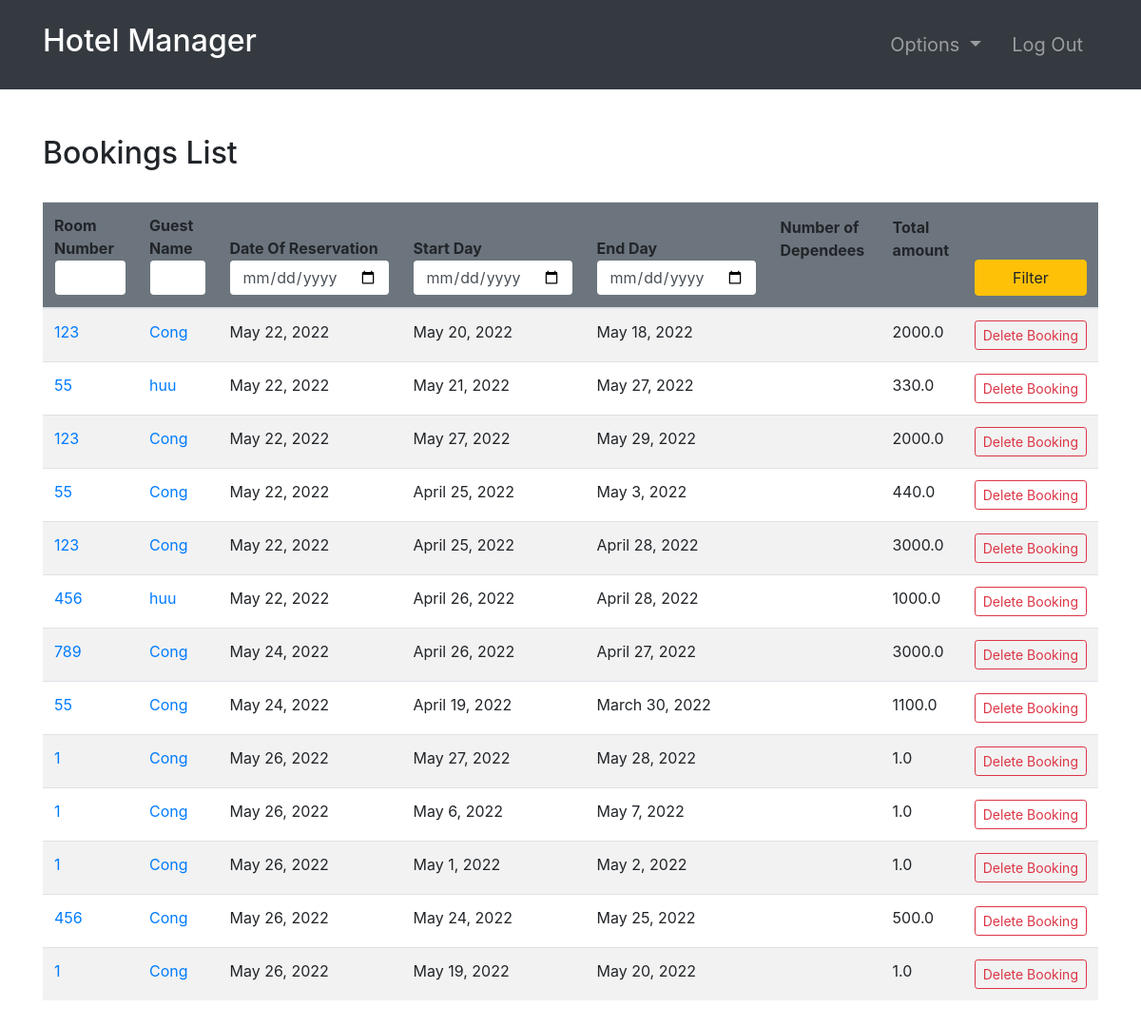
/bookings/ (signed in), run on an earlier commit of the app's database.
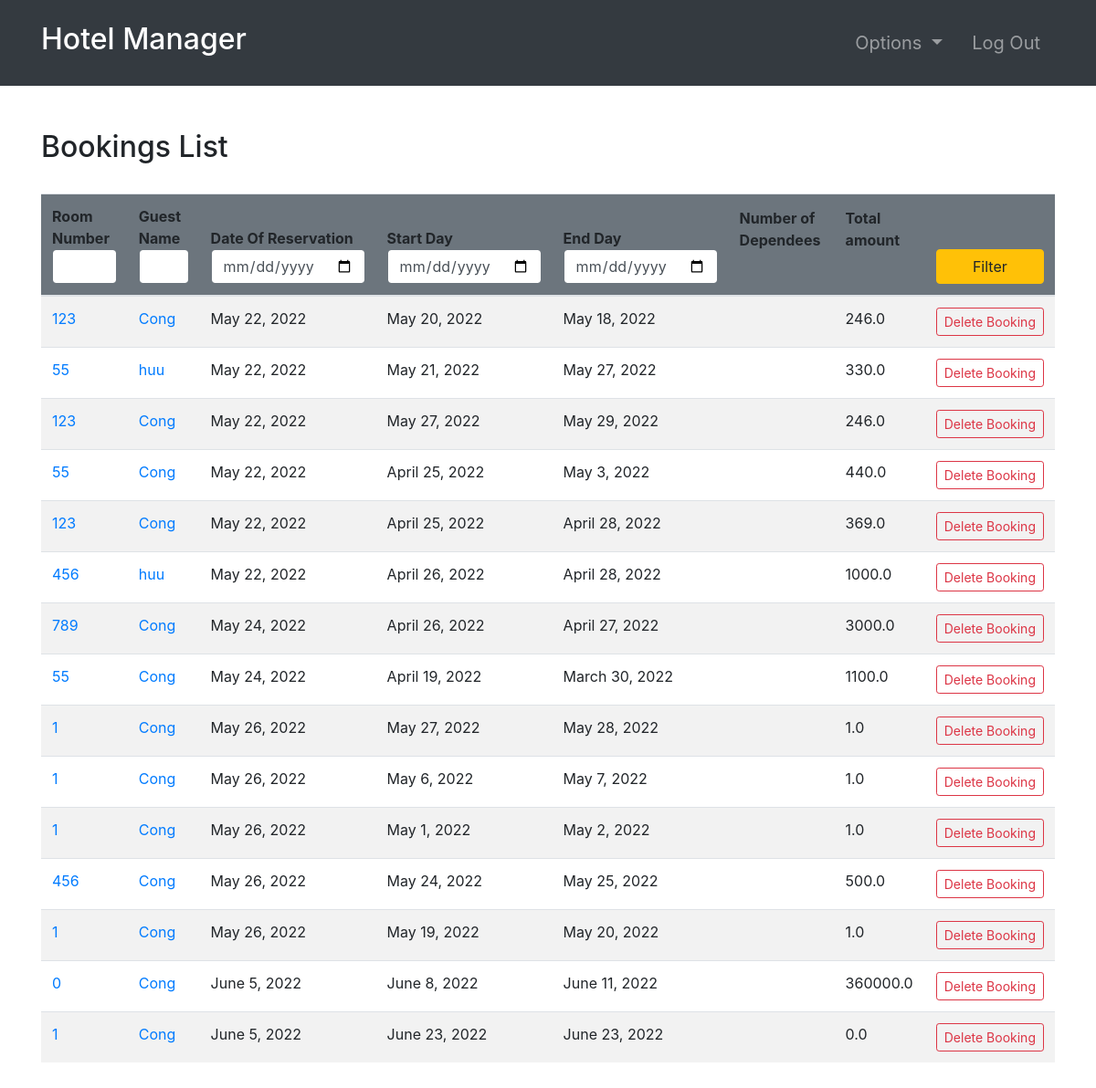
And on a later commit of the database.
### room/models.py (models this page shows, shortened)
class Booking(models.Model):
    roomNumber = models.ForeignKey(Room, on_delete=models.CASCADE)
    guest = models.ForeignKey(Guest, null=True, on_delete=models.CASCADE)
    dateOfReservation = models.DateField(default=timezone.now)
    startDate = models.DateField()
    endDate = models.DateField()

class Room(models.Model):
    ROOM_TYPES = (
        ('A', 'A'),
        ('B', 'B'),
        ('C', 'C'),
    )
    number = models.IntegerField(primary_key=True)
    capacity = models.SmallIntegerField()
    numberOfBeds = models.SmallIntegerField()
    roomType = models.CharField(max_length=20, choices=ROOM_TYPES)
    price = models.FloatField()
    statusStartDate = models.DateField(null=True)
    statusEndDate = models.DateField(null=True)

### accounts/models.py (models this page shows, shortened)
class Guest(models.Model):
    user = models.OneToOneField(User, null=True, on_delete=models.CASCADE)
    phoneNumber = PhoneNumberField(unique=True)

### room/views.py (the view, shortened to what this page needs)
# urls.py: path('bookings/', bookings, name="bookings"),
@login_required(login_url='login')
def bookings(request):
    import datetime
    role = str(request.user.groups.all()[0])
    path = role + "/"
    bookings = Booking.objects.all()
    totals = {}  # <booking : total>
    for booking in bookings:
        start_date = datetime.datetime.strptime(
            str(booking.startDate), "%Y-%m-%d")
        end_date = datetime.datetime.strptime(str(booking.endDate), "%Y-%m-%d")
        numberOfDays = abs((end_date-start_date).days)
        price = Room.objects.get(number=booking.roomNumber.number).price
        total = price * numberOfDays
        totals[booking] = total
    context = {
        "role": role,
        'bookings': bookings,
        'totals': totals
    }
    return render(request, path + "bookings.html", context)

### Templates/admin/bookings.html
{% extends '../index.html' %}
{% block context %}
{% include '../common_pages/bookings.html' %}
{% endblock %}

### Templates/index.html (shortened to what this page needs)
{% include 'incs/head.html' %}
<body>
    {% include 'incs/nav.html' %}
    {% block context %}
    {% endblock %}
</body>

### Templates/incs/head.html (shortened to what this page needs)
{% load static %}
<!DOCTYPE html>
<html lang="en">
<head>
    <link rel="stylesheet" type="text/css" href="{% static '/css/main.css' %}">
    <link rel="stylesheet" href="https://stackpath.bootstrapcdn.com/bootstrap/4.4.1/css/bootstrap.min.css"
>
</head>

### Templates/incs/nav.html (shortened to what this page needs)
<nav class="navbar navbar-dark bg-dark navbar-expand-lg py-3 " role="navigation">
    <div class="container">
        <a href="" class="navbar-brand">
            <h2 class="text-capitalize">
                {% if role == 'guest' %}
                {{ request.user.first_name }} {{ request.user.last_name }}
                {%else%}
                {{ "Hotel Manager" }}
                {% endif %}
            </h2>
        </a>
        <div class="collapse navbar-collapse" id="navbarTags">
            <ul class="navbar-nav ml-auto">
                {% if role != 'guest' %}
                <li class="nav-item dropdown p-2">
                    <a class="nav-link dropdown-toggle" href="#" id="navbarDropdown" role="button"
                        data-toggle="dropdown" aria-haspopup="true" aria-expanded="false">
                        Options
                    </a>
                </li>
                {%else%}
                <li class="nav-item mr-3 p-2">
                    <a href="{% url 'rooms' %}" class="nav-link">Book Room</a>
                </li>
                {% endif %}
                <li class="nav-item p-2 ">
                    <a href="{% url 'logout' %}" class="nav-link">Log Out</a>
                </li>
            </ul>
        </div>
    </div>
</nav>

### Templates/common_pages/bookings.html (shortened to what this page needs)
<div class="container py-5">
    <div class="table-header row">
        <div class="col-sm-12 col-md-12 col-lg-4 mb-4">
            <h2>Bookings List</h2>
        </div>
    </div>
    <table class="table table-hover table-striped">
        <thead class="bg-secondary rounded">
            <tr>
                <form action="" method="POST">
                    <th>Room Number<input type="number" min="0" name="number" value="{{number}}"
                            class="form-control border border-secondary"></th>
                    <th>Guest Name<input type="text" name="name" value="{{name}}"
                            class="form-control border border-secondary"></th>
                    <th>Date Of Reservation<input type="date" name="rez" value="{{rez}}"
                            class="form-control border border-secondary"></th>
                    <th>Start Day<input type="date" name="fd" value="{{fd}}"
                            class="form-control border border-secondary"></th>
                    <th>End Day<input type="date" name="ed" value="{{ed}}" class="form-control border border-secondary">
                    </th>
                    <th class="pb-5">Number of Dependees</th>
                    <th class="pb-5">Total amount</th>
                    <th><button type="submit" name="filter" class="btn btn-warning w-100">Filter</button></th>
                </form>
            </tr>
        </thead>
        <tbody>
            {% for b in bookings %}
            <tr>
                <td><a href="{% url 'room-profile' b.roomNumber.number %}">{{b.roomNumber.number}}</a></td>
                <td><a href="{% url 'guest-profile' b.guest.user.id %}">{{b.guest.user.first_name}}</a></td>
                <td>{{ b.dateOfReservation }}</td>
                <td>{{ b.startDate }}</td>
                <td>{{ b.endDate }}</td>
                <td>{{ b.numOfDep }}</td>
                <td>
                    {% for key, value in totals.items %}
                    {% if key == b %}
                    {{ value }}
                    {% endif %}
                    {% endfor %}
                </td>
                {% if role == "admin" or role == 'manager' %}
                <td> <a href="{% url 'deleteBooking' b.id %}"
                        class="btn btn-sm btn-outline-danger">Delete&nbsp;Booking</a></td>
                {% endif %}
            </tr>
            {% endfor %}
        </tbody>
    </table>
</div>

### static/css/main.css (style rules this page uses)
* { margin: 0; padding: 0; -webkit-font-smoothing: antialiased; }
body { position: relative; }
nav .nav-item { font-size: 20px; }

What changed in the data, as far as the page shows it:
computed for Booking "May 18, 2022": value "2000.0" → "246.0"
computed for Booking "May 29, 2022": value "2000.0" → "246.0"
computed for Booking (number 5 of 15 on the later page): value "3000.0" → "369.0"
added Booking: roomNumber.number "0", guest.user.first_name "Cong", dateOfReservation "June 5, 2022", startDate "June 8, 2022", endDate "June 11, 2022", value "360000.0"
added Booking: roomNumber.number "1", guest.user.first_name "Cong", dateOfReservation "June 5, 2022", startDate "June 23, 2022", endDate "June 23, 2022", value "0.0"
